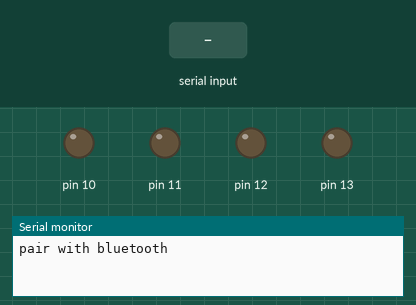
A sketch run on a simulated Arduino Uno, built with avr-gcc and run on an emulated ATmega328P. Parts: output pins drawn as LEDs (lit = HIGH), the last lines printed to the serial monitor. The inputs (shaded band) are chosen by the test bench.

Above: at 1.2 s.
1.3 s: "forward" received over the second serial link
At 2.5 s:
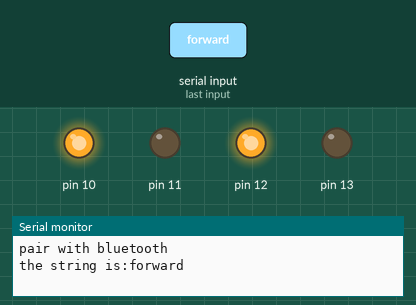
2.8 s: "left" received over the second serial link
At 4.0 s:
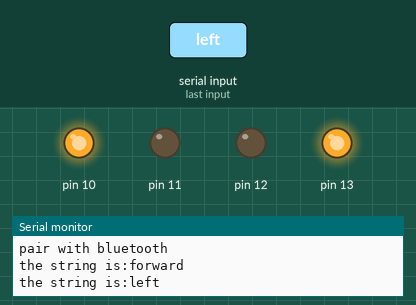
4.3 s: "right" received over the second serial link
At 5.5 s:
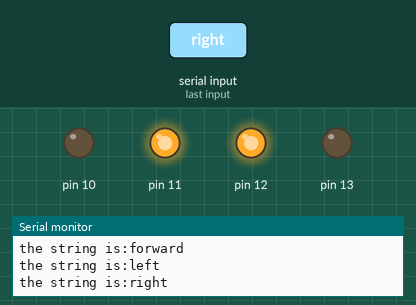
5.8 s: "backward" received over the second serial link
At 6.7 s:
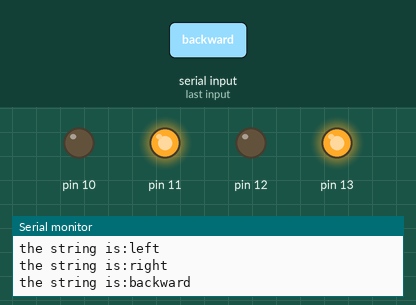
Timing chart, 0 to 8.3 s (numbered marks = the images above; inputs shaded):
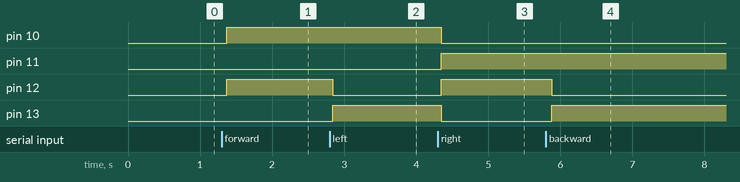

Measured:
- after the input at 1.3 s, pin 10, pin 12: LOW → HIGH after 0.07 s
- after the input at 2.8 s, pin 12: HIGH → LOW at once; pin 13: LOW → HIGH at once
- after the input at 4.3 s, pin 10, pin 13: HIGH → LOW after 0.05 s; pin 11, pin 12: LOW → HIGH after 0.05 s
- after the input at 5.8 s, pin 12: HIGH → LOW after 0.08 s; pin 13: LOW → HIGH after 0.08 s

The sketch:

voice_controlled_car.ino
```cpp
#include<SoftwareSerial.h>
SoftwareSerial bluetooth(3,4); //(RX,TX)  to uno i.e., 3 acts as reciever for arduino
char bt;
String data,temp;
void setup() {
  // put your setup code here, to run once:
  pinMode(10,OUTPUT);
  pinMode(11,OUTPUT);
  pinMode(12,OUTPUT);
  pinMode(13,OUTPUT);
  bluetooth.begin(9600);
  Serial.begin(9600);
  Serial.println("pair with bluetooth");
}
void stop(int n){
for(int i=0;i<n;i++){
  digitalWrite(10,LOW);
  digitalWrite(11,LOW);
  digitalWrite(12,LOW);
  digitalWrite(13,LOW);
  delay(1);
}
}
void left(){
  digitalWrite(10,HIGH);
  digitalWrite(11,LOW);
  digitalWrite(12,LOW);
  digitalWrite(13,HIGH);
}
void right(){
  digitalWrite(10,LOW);
  digitalWrite(11,HIGH);
  digitalWrite(12,HIGH);
  digitalWrite(13,LOW);
}
void forward(){
  digitalWrite(10,HIGH);
  digitalWrite(11,LOW);
  digitalWrite(12,HIGH);
  digitalWrite(13,LOW);
}
void backward(){
  digitalWrite(10,LOW);
  digitalWrite(11,HIGH);
  digitalWrite(12,LOW);
  digitalWrite(13,HIGH);
}

void loop() {
  // put your main code here, to run repeatedly:
  // if(bluetooth.available()){
  //   bt = bluetooth.read();
  //   Serial.println("the character from bluetooth is:"+String(bt));
  // }
while(bluetooth.available()){
    bt = bluetooth.read();
    temp+=bt;
    delay(10);//this delay deals with latency issues
  }
  if(temp.length()>0){
    data = temp;
    Serial.println("the string is:"+String(data));
  }
  if(data == "forward"){
   forward();
   delay(2);
 }
 else if(data == "left"){
   left();
   delay(2);
 }
 else if(data == "right"){
   right();
   delay(2);
 }
 else if(data == "backward"){
   backward();
  delay(2);
 }
 else if(data == "stop"){
 stop(2);
 }
temp = "";
}
```
